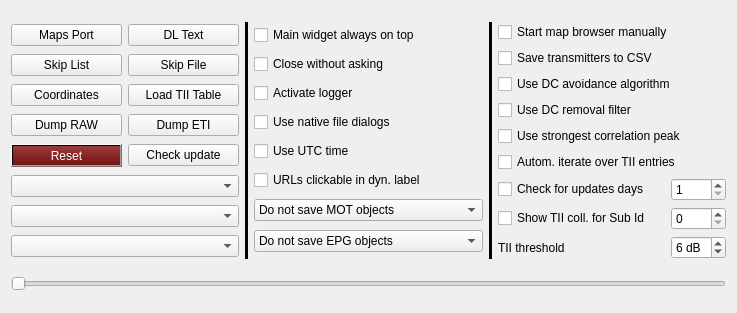
<?xml version="1.0" encoding="UTF-8"?>
<ui version="4.0">
 <class>configWidget</class>
 <widget class="QWidget" name="configWidget">
  <property name="geometry">
   <rect>
    <x>0</x>
    <y>0</y>
    <width>737</width>
    <height>313</height>
   </rect>
  </property>
  <property name="windowTitle">
   <string>Configuration and Control</string>
  </property>
  <layout class="QVBoxLayout" name="verticalLayout_4">
   <item>
    <layout class="QHBoxLayout" name="horizontalLayout_5" stretch="1,0,1,0,1">
     <item>
      <layout class="QVBoxLayout" name="verticalLayout_3">
       <item>
        <layout class="QHBoxLayout" name="horizontalLayout" stretch="0,0">
         <item>
          <widget class="QPushButton" name="portSelector">
           <property name="text">
            <string>Maps Port</string>
           </property>
          </widget>
         </item>
         <item>
          <widget class="QPushButton" name="dlTextButton">
           <property name="toolTip">
            <string>&lt;html&gt;&lt;head/&gt;&lt;body&gt;&lt;p&gt;Save the lines of text that appear as dynamic label&lt;/p&gt;&lt;/body&gt;&lt;/html&gt;</string>
           </property>
           <property name="text">
            <string>DL Text</string>
           </property>
          </widget>
         </item>
        </layout>
       </item>
       <item>
        <layout class="QHBoxLayout" name="horizontalLayout_4">
         <item>
          <widget class="QPushButton" name="skipList_button">
           <property name="toolTip">
            <string>&lt;html&gt;&lt;head/&gt;&lt;body&gt;&lt;p&gt;show or hide the skipList. Updates in the skipList will be saved.&lt;/p&gt;&lt;/body&gt;&lt;/html&gt;</string>
           </property>
           <property name="text">
            <string>Skip List</string>
           </property>
          </widget>
         </item>
         <item>
          <widget class="QPushButton" name="skipFile_button">
           <property name="toolTip">
            <string>&lt;html&gt;&lt;head/&gt;&lt;body&gt;&lt;p&gt;Select a file for the skipList. If the file does not exist yet, it will be created and initialized with a skipList with no channels set to skip.&lt;/p&gt;&lt;/body&gt;&lt;/html&gt;</string>
           </property>
           <property name="text">
            <string>Skip File</string>
           </property>
          </widget>
         </item>
        </layout>
       </item>
       <item>
        <layout class="QHBoxLayout" name="horizontalLayout_7">
         <item>
          <widget class="QPushButton" name="set_coordinatesButton">
           <property name="toolTip">
            <string>&lt;html&gt;&lt;head/&gt;&lt;body&gt;&lt;p&gt;&lt;span style=&quot; font-weight:700;&quot;&gt;Enter your local map coordinates&lt;/span&gt;&lt;/p&gt;&lt;p&gt;This is necessary to show the correct direction and distance of the received TII information.&lt;/p&gt;&lt;/body&gt;&lt;/html&gt;</string>
           </property>
           <property name="text">
            <string>Coordinates</string>
           </property>
          </widget>
         </item>
         <item>
          <widget class="QPushButton" name="loadTableButton">
           <property name="toolTip">
            <string>&lt;html&gt;&lt;head/&gt;&lt;body&gt;&lt;p&gt;Touching this button instructs the software to (try to) load a so-called tii table, a table with the&lt;/p&gt;&lt;p&gt;encodings of tii data.&lt;/p&gt;&lt;/body&gt;&lt;/html&gt;</string>
           </property>
           <property name="text">
            <string>Load TII Table</string>
           </property>
          </widget>
         </item>
        </layout>
       </item>
       <item>
        <layout class="QHBoxLayout" name="horizontalLayout_8">
         <item>
          <widget class="QPushButton" name="dumpButton">
           <property name="sizePolicy">
            <sizepolicy hsizetype="Preferred" vsizetype="Fixed">
             <horstretch>0</horstretch>
             <verstretch>0</verstretch>
            </sizepolicy>
           </property>
           <property name="toolTip">
            <string>&lt;html&gt;&lt;head/&gt;&lt;body&gt;&lt;p&gt;Push this button to save the raw input. Pushing will cause a menu to appear where a filename can be selected. Please note the big filesizes!&lt;/p&gt;&lt;p&gt;Push again to stop recording. You can reload it by using the file input (*.sdr) option. &lt;/p&gt;&lt;/body&gt;&lt;/html&gt;</string>
           </property>
           <property name="text">
            <string>Dump RAW</string>
           </property>
          </widget>
         </item>
         <item>
          <widget class="QPushButton" name="etiButton">
           <property name="sizePolicy">
            <sizepolicy hsizetype="Preferred" vsizetype="Fixed">
             <horstretch>0</horstretch>
             <verstretch>0</verstretch>
            </sizepolicy>
           </property>
           <property name="toolTip">
            <string>&lt;html&gt;&lt;head/&gt;&lt;body&gt;&lt;p&gt;Generate ETI files. &lt;/p&gt;&lt;p&gt;Note that building up an ETI file requires quite some resources.&lt;/p&gt;&lt;p&gt;Touching that button shows a fileselection menu, after selecting a file the content of the ensemble is sent in ETI format to the file. The eti session stops when the eti button is touched again, or switching to another channel.&lt;/p&gt;&lt;p&gt;&lt;br/&gt;&lt;/p&gt;&lt;/body&gt;&lt;/html&gt;</string>
           </property>
           <property name="text">
            <string>Dump ETI</string>
           </property>
          </widget>
         </item>
        </layout>
       </item>
       <item>
        <layout class="QHBoxLayout" name="horizontalLayout_9">
         <item>
          <widget class="QPushButton" name="resetButton">
           <property name="sizePolicy">
            <sizepolicy hsizetype="Preferred" vsizetype="Fixed">
             <horstretch>0</horstretch>
             <verstretch>0</verstretch>
            </sizepolicy>
           </property>
           <property name="toolTip">
            <string>&lt;html&gt;&lt;head/&gt;&lt;body&gt;&lt;p&gt;Push this button to reset, i.e. restart synchronization.&lt;/p&gt;&lt;/body&gt;&lt;/html&gt;</string>
           </property>
           <property name="styleSheet">
            <string notr="true">QPushButton { background-color:qlineargradient(x1:1, y1:0, x2:1, y2:1, stop:0 rgba(158, 58, 58, 255),stop:1 rgba(118, 18, 18, 255)); color: #ffffff; }
            </string>
           </property>
           <property name="text">
            <string>Reset</string>
           </property>
          </widget>
         </item>
         <item>
          <widget class="QPushButton" name="btnCheckForUpdate">
           <property name="toolTip">
            <string>&lt;html&gt;&lt;head/&gt;&lt;body&gt;&lt;p&gt;Check for update on Github.&lt;/p&gt;&lt;/body&gt;&lt;/html&gt;</string>
           </property>
           <property name="text">
            <string>Check update</string>
           </property>
          </widget>
         </item>
        </layout>
       </item>
       <item>
        <layout class="QHBoxLayout" name="horizontalLayout_10">
         <item>
          <widget class="QComboBox" name="cmbSoftBitGen">
           <property name="toolTip">
            <string>&lt;html&gt;&lt;head/&gt;&lt;body&gt;&lt;p&gt;&lt;span style=&quot; font-weight:600;&quot;&gt;Select soft bit generation type&lt;/span&gt;&lt;/p&gt;&lt;p&gt;There are several ideas on how to calculate the soft bit values for the Virterbi decoder. In some weak reception conditions, this may cause a change.&lt;/p&gt;&lt;p&gt;See the &amp;quot;Soft-Bit Weight&amp;quot; of the Carrier Plot for the calculation results.&lt;/p&gt;&lt;p&gt;As the first entry should provide almost the best result, the value is not stored persistently.&lt;/p&gt;&lt;/body&gt;&lt;/html&gt;</string>
           </property>
          </widget>
         </item>
        </layout>
       </item>
       <item>
        <widget class="QComboBox" name="cmbSoundOutput"/>
       </item>
       <item>
        <widget class="QComboBox" name="deviceSelector">
         <property name="toolTip">
          <string>&lt;html&gt;&lt;head/&gt;&lt;body&gt;&lt;p&gt;&lt;span style=&quot; font-weight:700;&quot;&gt;Select input device&lt;/span&gt;&lt;/p&gt;&lt;/body&gt;&lt;/html&gt;</string>
         </property>
        </widget>
       </item>
      </layout>
     </item>
     <item>
      <widget class="Line" name="line_2">
       <property name="styleSheet">
        <string notr="true">background-color: black;</string>
       </property>
       <property name="orientation">
        <enum>Qt::Orientation::Vertical</enum>
       </property>
      </widget>
     </item>
     <item>
      <layout class="QVBoxLayout" name="verticalLayout_2">
       <item>
        <widget class="QCheckBox" name="cbAlwaysOnTop">
         <property name="toolTip">
          <string>&lt;html&gt;&lt;head/&gt;&lt;body&gt;&lt;p&gt;Set in the configuration whether or not the main widget should ALWAYS be op top. Note that setting will be applied the next time the program will start.&lt;/p&gt;&lt;/body&gt;&lt;/html&gt;</string>
         </property>
         <property name="text">
          <string>Main widget always on top</string>
         </property>
        </widget>
       </item>
       <item>
        <widget class="QCheckBox" name="cbCloseDirect">
         <property name="toolTip">
          <string>&lt;html&gt;&lt;head/&gt;&lt;body&gt;&lt;p&gt;If you are bored with the explicit request to stop, touch this one, and stopping is direct&lt;/p&gt;&lt;/body&gt;&lt;/html&gt;</string>
         </property>
         <property name="text">
          <string>Close without asking</string>
         </property>
        </widget>
       </item>
       <item>
        <widget class="QCheckBox" name="cbActivateLogger">
         <property name="toolTip">
          <string>&lt;html&gt;&lt;head/&gt;&lt;body&gt;&lt;p&gt;Sometime one wants to see what was done, the logger just dumps some data into a file, showing the selections made.&lt;/p&gt;&lt;/body&gt;&lt;/html&gt;</string>
         </property>
         <property name="text">
          <string>Activate logger</string>
         </property>
        </widget>
       </item>
       <item>
        <widget class="QCheckBox" name="cbUseNativeFileDialog">
         <property name="text">
          <string>Use native file dialogs</string>
         </property>
        </widget>
       </item>
       <item>
        <widget class="QCheckBox" name="cbUseUtcTime">
         <property name="toolTip">
          <string>&lt;html&gt;&lt;head/&gt;&lt;body&gt;&lt;p&gt;Display time in UTC if selected.&lt;/p&gt;&lt;/body&gt;&lt;/html&gt;</string>
         </property>
         <property name="text">
          <string>Use UTC time</string>
         </property>
        </widget>
       </item>
       <item>
        <widget class="QCheckBox" name="cbUrlClickable">
         <property name="toolTip">
          <string>&lt;html&gt;&lt;head/&gt;&lt;body&gt;&lt;p&gt;&lt;span style=&quot; font-weight:700;&quot;&gt;URLs are clickable in dynamic label text&lt;/span&gt;&lt;/p&gt;&lt;p&gt;The dynamic label text is scanned for URLs and email addresses and the links are (tried to) converted into clickable links. So the web browser or email program should be opened automatically by clicking on them.&lt;/p&gt;&lt;/body&gt;&lt;/html&gt;</string>
         </property>
         <property name="text">
          <string>URLs clickable in dyn. label</string>
         </property>
        </widget>
       </item>
       <item>
        <widget class="QComboBox" name="cmbMotObjectSaving">
         <property name="toolTip">
          <string>&lt;html&gt;&lt;head/&gt;&lt;body&gt;&lt;p&gt;&lt;span style=&quot; font-weight:700;&quot;&gt;Choose whether MOT objects (such slices/images) should be saved&lt;/span&gt;&lt;/p&gt;&lt;p&gt;You can choose whether the files should be saved in a single folder or in a directory tree.&lt;/p&gt;&lt;p&gt;The base folder is &lt;br/&gt;&lt;span style=&quot; font-weight:700;&quot;&gt;$(HOME)/DABstar/PIC/&lt;/span&gt; or&lt;span style=&quot; font-weight:700;&quot;&gt;&lt;br/&gt;$(HOME)/DABstar/MOT/&lt;/span&gt;&lt;/p&gt;&lt;/body&gt;&lt;/html&gt;</string>
         </property>
         <item>
          <property name="text">
           <string>Do not save MOT objects</string>
          </property>
         </item>
         <item>
          <property name="text">
           <string>Save MOT objects in a single folder</string>
          </property>
         </item>
         <item>
          <property name="text">
           <string>Save MOT objects in a directory tree</string>
          </property>
         </item>
        </widget>
       </item>
       <item>
        <widget class="QComboBox" name="cmbEpgObjectSaving">
         <property name="toolTip">
          <string>&lt;html&gt;&lt;head/&gt;&lt;body&gt;&lt;p&gt;&lt;span style=&quot; font-weight:700;&quot;&gt;Choose whether EPG data should be saved&lt;/span&gt;&lt;/p&gt;&lt;p&gt;You can choose whether the files should be saved in a single folder or in a directory tree.&lt;/p&gt;&lt;p&gt;The base folder is&lt;br/&gt;&lt;span style=&quot; font-weight:700;&quot;&gt;$(HOME)/DABstar/EPG/&lt;/span&gt;&lt;/p&gt;&lt;/body&gt;&lt;/html&gt;</string>
         </property>
         <item>
          <property name="text">
           <string>Do not save EPG objects</string>
          </property>
         </item>
         <item>
          <property name="text">
           <string>Save EPG objects in a single folder</string>
          </property>
         </item>
         <item>
          <property name="text">
           <string>Save EPG objects in a directory tree</string>
          </property>
         </item>
        </widget>
       </item>
      </layout>
     </item>
     <item>
      <widget class="Line" name="line">
       <property name="styleSheet">
        <string notr="true">background-color: black;</string>
       </property>
       <property name="orientation">
        <enum>Qt::Orientation::Vertical</enum>
       </property>
      </widget>
     </item>
     <item>
      <layout class="QVBoxLayout" name="verticalLayout">
       <item>
        <widget class="QCheckBox" name="cbManualBrowserStart">
         <property name="toolTip">
          <string>&lt;html&gt;&lt;head/&gt;&lt;body&gt;&lt;p&gt;Set in the configuration that on starting the http service a browser will have to be started manually. Default is browser starts automatically.&lt;/p&gt;&lt;/body&gt;&lt;/html&gt;</string>
         </property>
         <property name="text">
          <string>Start map browser manually</string>
         </property>
        </widget>
       </item>
       <item>
        <widget class="QCheckBox" name="cbSaveTransToCsv">
         <property name="toolTip">
          <string>&lt;html&gt;&lt;head/&gt;&lt;body&gt;&lt;p&gt;While the HTTP map is shown, the transmitter descriptions are also stored in a &amp;quot;.csv&amp;quot; file.&lt;/p&gt;&lt;p&gt;On starting the map HTTP server, a file selection menu will appear.&lt;/p&gt;&lt;/body&gt;&lt;/html&gt;</string>
         </property>
         <property name="text">
          <string>Save transmitters to CSV</string>
         </property>
        </widget>
       </item>
       <item>
        <widget class="QCheckBox" name="cbUseDcAvoidance">
         <property name="toolTip">
          <string>&lt;html&gt;&lt;head/&gt;&lt;body&gt;&lt;p&gt;&lt;span style=&quot; font-weight:600;&quot;&gt;Try to avoid a DC compoment on used OFDM-bins around the 0Hz-OFDM-bin.&lt;/span&gt;&lt;/p&gt;&lt;p&gt;Many SDR devices have an analog IQ receiving concept. This tends to have a DC component at 0Hz baseband. &lt;/p&gt;&lt;p&gt;Therefore, the DAB standard do not use the OFDM-bin at 0Hz to avoid decoding problems. But as the frequency correction is usually done only in the baseband, the DC could be seen also in the neighbor OFDM-bins where the demodulation of the data could be bad.&lt;/p&gt;&lt;p&gt;This feature tries to use the RF synthesizer on the SDR device to shift the DC component to the unsused 0Hz-OFDM-bin again. The remaining frequency correction is still done in the baseband.&lt;/p&gt;&lt;p&gt;Not all devices allows fine RF frequency tuning (and not on all relevant frequencies), so this is not always working fully well, but should also not cause any harm.&lt;/p&gt;&lt;p&gt;This should make a difference in bad reception conditions. See needed RS (Reed-Solomon) correction.&lt;/p&gt;&lt;p&gt;While switching audio could drop for a short time.&lt;/p&gt;&lt;/body&gt;&lt;/html&gt;</string>
         </property>
         <property name="text">
          <string>Use DC avoidance algorithm</string>
         </property>
        </widget>
       </item>
       <item>
        <widget class="QCheckBox" name="cbUseDcRemoval">
         <property name="toolTip">
          <string>&lt;html&gt;&lt;head/&gt;&lt;body&gt;&lt;p&gt;&lt;span style=&quot; font-weight:600;&quot;&gt;DC removal filter&lt;/span&gt;&lt;/p&gt;&lt;p&gt;This removes the possible remaining DC from the input signal. &lt;/p&gt;&lt;p&gt;Together with the &lt;span style=&quot; font-style:italic;&quot;&gt;DC Avoidance Algrithm&lt;/span&gt; this should be of an advantage. But with not all situations and devices this will work well.&lt;/p&gt;&lt;p&gt;You would see the DC on the &amp;quot;needle&amp;quot; in the spectrum view (upper right corner).&lt;/p&gt;&lt;/body&gt;&lt;/html&gt;</string>
         </property>
         <property name="text">
          <string>Use DC removal filter</string>
         </property>
        </widget>
       </item>
       <item>
        <widget class="QCheckBox" name="cbUseStrongestPeak">
         <property name="toolTip">
          <string>&lt;html&gt;&lt;head/&gt;&lt;body&gt;&lt;p&gt;If set, the correlation module will report the strongest peak in the correlation, rather than the first (above a certain minimum).&lt;/p&gt;&lt;/body&gt;&lt;/html&gt;</string>
         </property>
         <property name="text">
          <string>Use strongest correlation peak</string>
         </property>
        </widget>
       </item>
       <item>
        <widget class="QCheckBox" name="cbAutoIterTiiEntries">
         <property name="toolTip">
          <string>&lt;html&gt;&lt;head/&gt;&lt;body&gt;&lt;p&gt;&lt;span style=&quot; font-weight:700;&quot;&gt;Automatically iterate over TII entries&lt;/span&gt;&lt;/p&gt;&lt;p&gt;The TII location list in the main window can be iterated automatically. If not selected then always the first (strongest) TII entry is shown.&lt;/p&gt;&lt;/body&gt;&lt;/html&gt;</string>
         </property>
         <property name="text">
          <string>Autom. iterate over TII entries</string>
         </property>
        </widget>
       </item>
       <item>
        <layout class="QHBoxLayout" name="horizontalLayout_6" stretch="3,1">
         <item>
          <widget class="QCheckBox" name="cbCheckForUpdates">
           <property name="toolTip">
            <string>&lt;html&gt;&lt;head/&gt;&lt;body&gt;&lt;p&gt;Check for a new update of DABstar after startup.&lt;/p&gt;&lt;/body&gt;&lt;/html&gt;</string>
           </property>
           <property name="text">
            <string>Check for updates days</string>
           </property>
          </widget>
         </item>
         <item>
          <widget class="QSpinBox" name="sbUpdateCheckDays">
           <property name="toolTip">
            <string>&lt;html&gt;&lt;head/&gt;&lt;body&gt;&lt;p&gt;Number of days when the next update check is made.&lt;/p&gt;&lt;/body&gt;&lt;/html&gt;</string>
           </property>
           <property name="minimum">
            <number>1</number>
           </property>
           <property name="maximum">
            <number>30</number>
           </property>
           <property name="value">
            <number>1</number>
           </property>
          </widget>
         </item>
        </layout>
       </item>
       <item>
        <layout class="QHBoxLayout" name="horizontalLayout_2" stretch="3,1">
         <item>
          <widget class="QCheckBox" name="cbTiiCollisions">
           <property name="toolTip">
            <string>&lt;html&gt;&lt;head/&gt;&lt;body&gt;&lt;p&gt;Shows TII collisions as main id = 99&lt;/p&gt;&lt;/body&gt;&lt;/html&gt;</string>
           </property>
           <property name="text">
            <string>Show TII coll. for Sub Id</string>
           </property>
          </widget>
         </item>
         <item>
          <widget class="QSpinBox" name="sbTiiSubId">
           <property name="minimum">
            <number>0</number>
           </property>
           <property name="maximum">
            <number>23</number>
           </property>
           <property name="value">
            <number>0</number>
           </property>
          </widget>
         </item>
        </layout>
       </item>
       <item>
        <layout class="QHBoxLayout" name="horizontalLayout_3" stretch="3,1">
         <item>
          <widget class="QLabel" name="label_6">
           <property name="text">
            <string>TII threshold</string>
           </property>
          </widget>
         </item>
         <item>
          <widget class="QSpinBox" name="sbTiiThreshold">
           <property name="toolTip">
            <string>Threshold above noise level</string>
           </property>
           <property name="suffix">
            <string> dB</string>
           </property>
           <property name="minimum">
            <number>3</number>
           </property>
           <property name="maximum">
            <number>9</number>
           </property>
           <property name="value">
            <number>6</number>
           </property>
          </widget>
         </item>
        </layout>
       </item>
      </layout>
     </item>
    </layout>
   </item>
   <item>
    <widget class="QSlider" name="sliderTest">
     <property name="enabled">
      <bool>true</bool>
     </property>
     <property name="toolTip">
      <string>&lt;html&gt;&lt;head/&gt;&lt;body&gt;&lt;p&gt;Slider for different tests. Normally no need to change.&lt;/p&gt;&lt;/body&gt;&lt;/html&gt;</string>
     </property>
     <property name="maximum">
      <number>10</number>
     </property>
     <property name="pageStep">
      <number>1</number>
     </property>
     <property name="value">
      <number>0</number>
     </property>
     <property name="orientation">
      <enum>Qt::Orientation::Horizontal</enum>
     </property>
    </widget>
   </item>
  </layout>
 </widget>
 <resources/>
 <connections/>
</ui>
